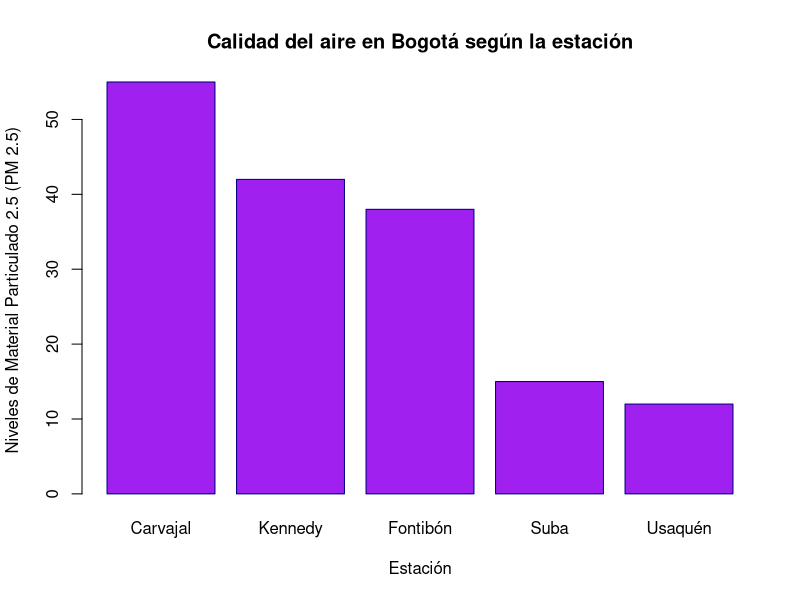

The R script that drew this image:
# Introducción Lenguaje R

## Ejercicio 1: Hidrología del Río Magdalena (Vectores y Matemáticas)

estaciones <- c("Honda", "Puerto Berrío", "Barrancabermeja", "Puerto Wilches", "Calamar")
caudales_m3s <- c(1500, 2100, 2800, 3200, 4500)

caudal_maximo <- max(caudales_m3s)
caudal_promedio <- mean(caudales_m3s)

cat(sprintf(
    "El caudal máximo es de %d m3/s, donde el promedio de los caudales es %d m3/s \n",
    caudal_maximo,
    caudal_promedio
))

caudales_ls = caudales_m3s * 1000

cat(sprintf(
    "Los caudales en litros por segundo l/s son %s \n",
    paste(caudales_ls, collapse = ", ")
    ))

##Ejercicio 2: Calidad del Aire en Bogotá (DataFrames y Filtrado)

calidad_aire <- list(
    estacion = c("Carvajal", "Kennedy", "Fontibón", "Suba", "Usaquén"),
    pm25 = c(55, 42, 38, 15, 12)
)

df_aire <- data.frame(calidad_aire)
str(df_aire)

df_alerta <- df_aire[df_aire$pm25 > 15, ]
print(df_alerta)

df_alerta$estado <- "Crítico"
print(df_alerta)

##Grafico

png("calidadaire_R.png") 

barplot(df_aire$pm25,
    names.arg = df_aire$estacion,
    col= "purple",
    border = "navy",
    xlab = "Estación",
    ylab = "Niveles de Material Particulado 2.5 (PM 2.5)",
    main = "Calidad del aire en Bogotá según la estación"
)
dev.off()
